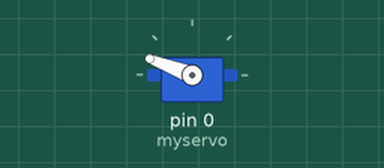
Recording of a sketch running on a simulated Arduino Uno, built with avr-gcc and run on an emulated ATmega328P. Shown: servo.

Above: at 2.05 s.
At 10.05 s:
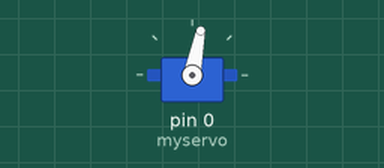
At 18.0 s:
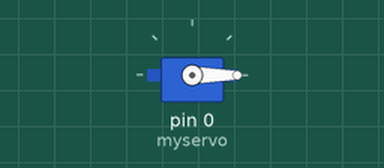
At 38.0 s:
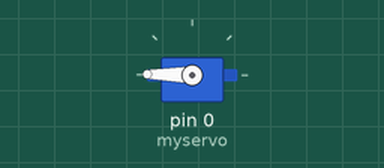
Timing chart, 0 to 39.5 s (numbered marks = the images above):
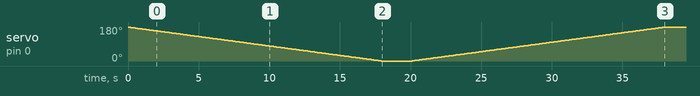

The sketch:

sg901.ino
```cpp
#include <Servo.h>

Servo myservo; // 建立Servo物件，控制伺服馬達

void setup()
{
myservo.attach(0); // 連接數位腳位0，伺服馬達的訊號線
myservo.attach(0, 500, 2400); // 修正脈衝寬度範圍
myservo.write(90); //初始定位於90度角
}

void loop()
{

for(int i = 179; i >= 0; i-- ){
myservo.write(i);
delay(100);
}
delay(2000);
for(int i = 0; i <= 179; i++){
myservo.write(i);// 使用write，從0度轉到90度
delay(100);
}
delay(2000);

}
```

Measured:
- by itself, servo on pin 0 (myservo): 179° → 178° at 0.10 s, → 177° 0.10 s later, → 176° 0.10 s later, → 175° 0.10 s later, … (358 changes in this stretch)
